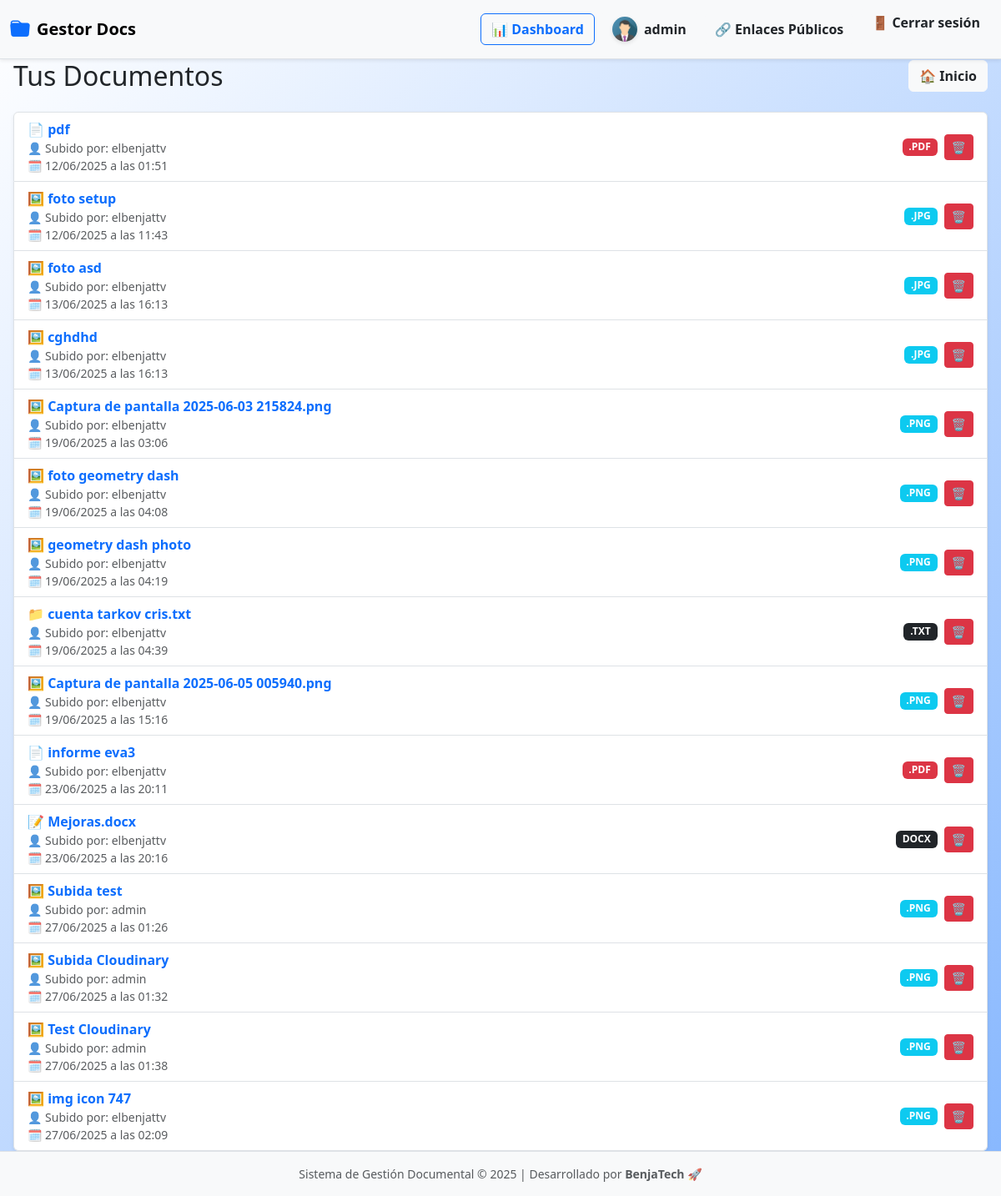
The page /documentos/lista/ (signed in) on the database as committed earlier.
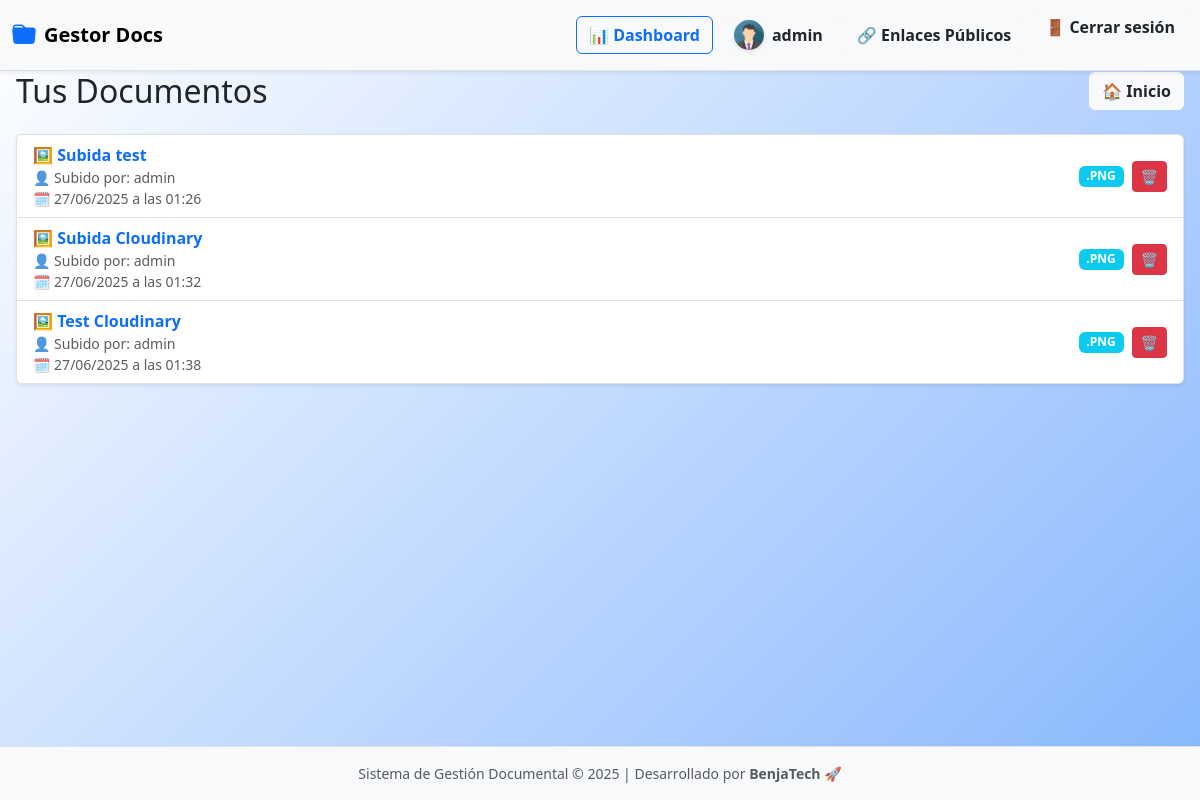
The same page on the database as committed later.
### documentos/models.py (models this page shows, shortened)
class Documento(models.Model):
    nombre = models.CharField(max_length=200)
    archivo = models.FileField(upload_to='documentos/')
    etiquetas = models.CharField(max_length=100, blank=True)
    fecha_subida = models.DateTimeField(auto_now_add=True)
    usuario = models.ForeignKey(User, on_delete=models.CASCADE)
    enlace_publico = models.UUIDField(default=uuid.uuid4, unique=True, editable=False, null=True, blank=True)
    expiracion_enlace = models.DateTimeField(blank=True, null=True)
    fecha_expiracion = models.DateTimeField(null=True, blank=True)
    activo = models.BooleanField(default=True)
    size = models.PositiveIntegerField(blank=True, null=True)  # tamaño en KB
    is_shared = models.BooleanField(default=False)             # si el documento fue compartido

### documentos/views.py (the view)
# urls.py: path('lista/', views.listar_documentos, name='lista'),
@login_required
def listar_documentos(request):
    documentos = Documento.objects.all() if request.user.is_superuser else Documento.objects.filter(usuario=request.user)
    for doc in documentos:
        doc.etiquetas_lista = [e.strip() for e in doc.etiquetas.split(',')] if doc.etiquetas else []
    return render(request, 'documentos/lista.html', {'documentos': documentos})

### documentos/templates/documentos/lista.html (shortened to what this page needs)
{% extends 'documentos/base.html' %}
{% load etiquetas_tags %}
{% block body_class %}dashboard-personal{% endblock %}
{% block content %}
<div class="header d-flex justify-content-between align-items-center flex-wrap gap-3 mb-4">
  <h2 class="mb-0">Tus Documentos </h2>
  <a href="{% url 'documentos:home' %}" class="btn btn-light text-dark fw-semibold d-flex align-items-center justify-content-center">🏠 Inicio</a>
</div>
{% if documentos %}
  <ul class="list-group shadow-sm">
    {% for doc in documentos %}
      <li id="doc-{{ doc.id }}" class="list-group-item d-flex justify-content-between align-items-center flex-wrap gap-3">
        <div class="flex-grow-1">
          {% with ext=doc.archivo.name|slice:"-4:"|lower %}
            {% if ext == ".pdf" %}
              📄
            {% elif ext == ".doc" or ext == "docx" %}
              📝
            {% elif ext == ".xls" or ext == "xlsx" %}
              📊
            {% elif ext == ".png" or ext == ".jpg" %}
              🖼️
            {% else %}
              📁
            {% endif %}
          {% endwith %}
          <a href="{% url 'documentos:previsualizar' doc.id %}" class="fw-semibold text-decoration-none text-primary">
            {{ doc.nombre }}
          </a>
          <br>
          <small class="text-muted">👤 Subido por: {{ doc.usuario.username }}</small><br>
          <small class="text-muted">🗓️ {{ doc.fecha_subida|date:"d/m/Y" }} a las {{ doc.fecha_subida|date:"H:i" }}</small>
        </div>
        <div class="d-flex align-items-center gap-2">
          {% with ext=doc.archivo.name|slice:"-4:"|upper %}
            {% if ext == ".PDF" %}
              <span class="badge bg-danger">{{ ext }}</span>
            {% elif ext == ".JPG" or ext == ".PNG" %}
              <span class="badge bg-info">{{ ext }}</span>
            {% elif ext == ".DOC" or ext == "XLSX" %}
              <span class="badge bg-warning text-dark">{{ ext }}</span>
            {% else %}
              <span class="badge bg-dark">{{ ext }}</span>
            {% endif %}
          {% endwith %}
          <button class="btn btn-sm btn-danger"
                  data-bs-toggle="modal"
                  data-bs-target="#confirmDeleteModal"
                  onclick="prepareDelete({{ doc.id }}, '{{ doc.nombre|escapejs }}')"
                  title="Eliminar documento">
            🗑️
          </button>
        </div>
      </li>
    {% endfor %}
  </ul>
{% endif %}
<div class="toast-container position-fixed bottom-0 end-0 p-3">
</div>
{% endblock %}

### documentos/templates/documentos/base.html (shortened to what this page needs)
{% load static %}
<link href="https://cdn.jsdelivr.net/npm/bootstrap@5.3.2/dist/css/bootstrap.min.css" rel="stylesheet">
<link href="https://cdn.jsdelivr.net/npm/bootstrap-icons@1.10.5/font/bootstrap-icons.css" rel="stylesheet">
</head>
<body class="d-flex flex-column min-vh-100 {% block body_class %}{% endblock %}">
<nav class="navbar navbar-expand-lg navbar-light bg-light border-bottom fixed-top shadow-sm">
  <div class="container-fluid">
    <a class="navbar-brand d-flex align-items-center" href="{% url 'documentos:home' %}">
        <i class="bi bi-folder-fill" style="font-size: 1.5rem; color: #0d6efd;"></i>
        <span class="ms-2 fw-bold">Gestor Docs</span>
    </a>
    <div class="collapse navbar-collapse justify-content-end" id="navbarContenido">
      {% if user.is_authenticated %}
        <div class="d-lg-flex align-items-center gap-2 nav-mobile-group mt-2 mt-lg-0">
          <a href="{% url 'dashboard:dashboard' %}" class="btn btn-outline-primary fw-semibold d-flex align-items-center justify-content-center gap-2">
            📊 Dashboard
          </a>
          {% with request.user.perfilusuario as perfil %}
            <a href="{% url 'usuarios:perfil' %}" class="btn btn-light text-dark fw-semibold d-flex align-items-center justify-content-center gap-2">
                {% if perfil.foto_perfil %}
                    <img src="{{ perfil.foto_perfil.url }}" alt="Foto perfil" class="navbar-avatar">
                {% else %}
                    <img src="{% static 'img/default-avatar.png' %}" alt="Avatar por defecto" class="navbar-avatar">
                {% endif %}
                {{ user.username }}
            </a>
          {% endwith %}
          <a href="{% url 'documentos:mis_enlaces' %}" class="btn btn-light text-dark fw-semibold d-flex align-items-center justify-content-center gap-2">
            🔗 Enlaces Públicos
          </a>
          <form method="post" action="{% url 'usuarios:logout' %}">
            <button type="submit" class="btn btn-light text-dark fw-semibold d-flex align-items-center justify-content-center gap-2">
              🚪 Cerrar sesión
            </button>
          </form>
        </div>
      {% endif %}
    </div>
  </div>
</nav>
<main class="container-fluid px-3 flex-grow-1 mt-5 pt-4">
  {% block content %}
  {% endblock %}
</main>
<footer class="bg-light text-center text-muted py-3 border-top mt-auto shadow-sm">
  <div class="container">
    <small>
      Sistema de Gestión Documental © {% now "Y" %} | Desarrollado por <strong>BenjaTech 🚀</strong>
    </small>
  </div>
</footer>
</body>
</html>

### documentos/templates/documentos/base.html (style rules this page uses)
.navbar-avatar { width: 30px; height: 30px; border-radius: 50%; object-fit: cover; box-shadow: 0 2px 5px rgba(0, 0, 0, 0.1); }
.navbar .btn { transition: all 0.3s ease-in-out; }
body { font-family: 'Segoe UI', Tahoma, Geneva, Verdana, sans-serif; background-color: #f8f9fa; }
body.dashboard-personal { background: linear-gradient(135deg, #ffffff 0%, #0d6efd 100%); background-size: 200% 200%; animation: gradientMove 6s ease-in-out infinite; }
html, body { height: 100%; }

Rows that differ between the two databases and show on the page:
removed Documento: nombre "pdf", usuario.username "elbenjattv", fecha_subida "12/06/2025", fecha_subida "01:51", archivo ".PDF"
removed Documento: nombre "foto setup", usuario.username "elbenjattv", fecha_subida "12/06/2025", fecha_subida "11:43", archivo ".JPG"
removed Documento: nombre "foto asd", usuario.username "elbenjattv", fecha_subida "13/06/2025", fecha_subida "16:13", archivo ".JPG"
removed Documento: nombre "cghdhd", usuario.username "elbenjattv", fecha_subida "13/06/2025", fecha_subida "16:13", archivo ".JPG"
removed Documento: nombre "Captura de pantalla 2025-06-03 215824.png", usuario.username "elbenjattv", fecha_subida "19/06/2025", fecha_subida "03:06", archivo ".PNG"
removed Documento: nombre "foto geometry dash", usuario.username "elbenjattv", fecha_subida "19/06/2025", fecha_subida "04:08", archivo ".PNG"
removed Documento: nombre "geometry dash photo", usuario.username "elbenjattv", fecha_subida "19/06/2025", fecha_subida "04:19", archivo ".PNG"
removed Documento: nombre "cuenta tarkov cris.txt", usuario.username "elbenjattv", fecha_subida "19/06/2025", fecha_subida "04:39", archivo ".TXT"
removed Documento: nombre "Captura de pantalla 2025-06-05 005940.png", usuario.username "elbenjattv", fecha_subida "19/06/2025", fecha_subida "15:16", archivo ".PNG"
removed Documento: nombre "informe eva3", usuario.username "elbenjattv", fecha_subida "23/06/2025", fecha_subida "20:11", archivo ".PDF"
removed Documento: nombre "Mejoras.docx", usuario.username "elbenjattv", fecha_subida "23/06/2025", fecha_subida "20:16", archivo "DOCX"
removed Documento: nombre "img icon 747", usuario.username "elbenjattv", fecha_subida "27/06/2025", fecha_subida "02:09", archivo ".PNG"
